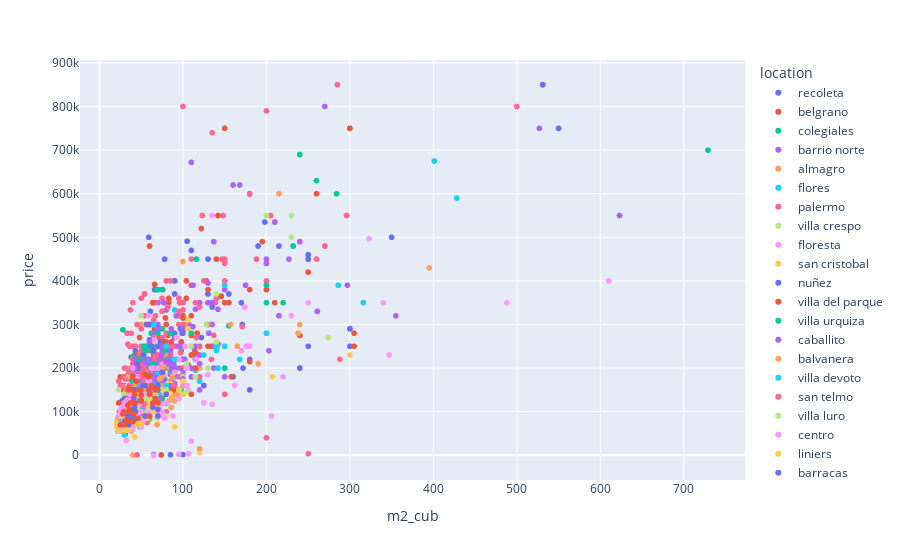

Here is the notebook cell this chart was saved with:
### Code cell
px.scatter(
    df2_pesos,
    x="m2_cub",
    y="price",
    color="location"
    )
